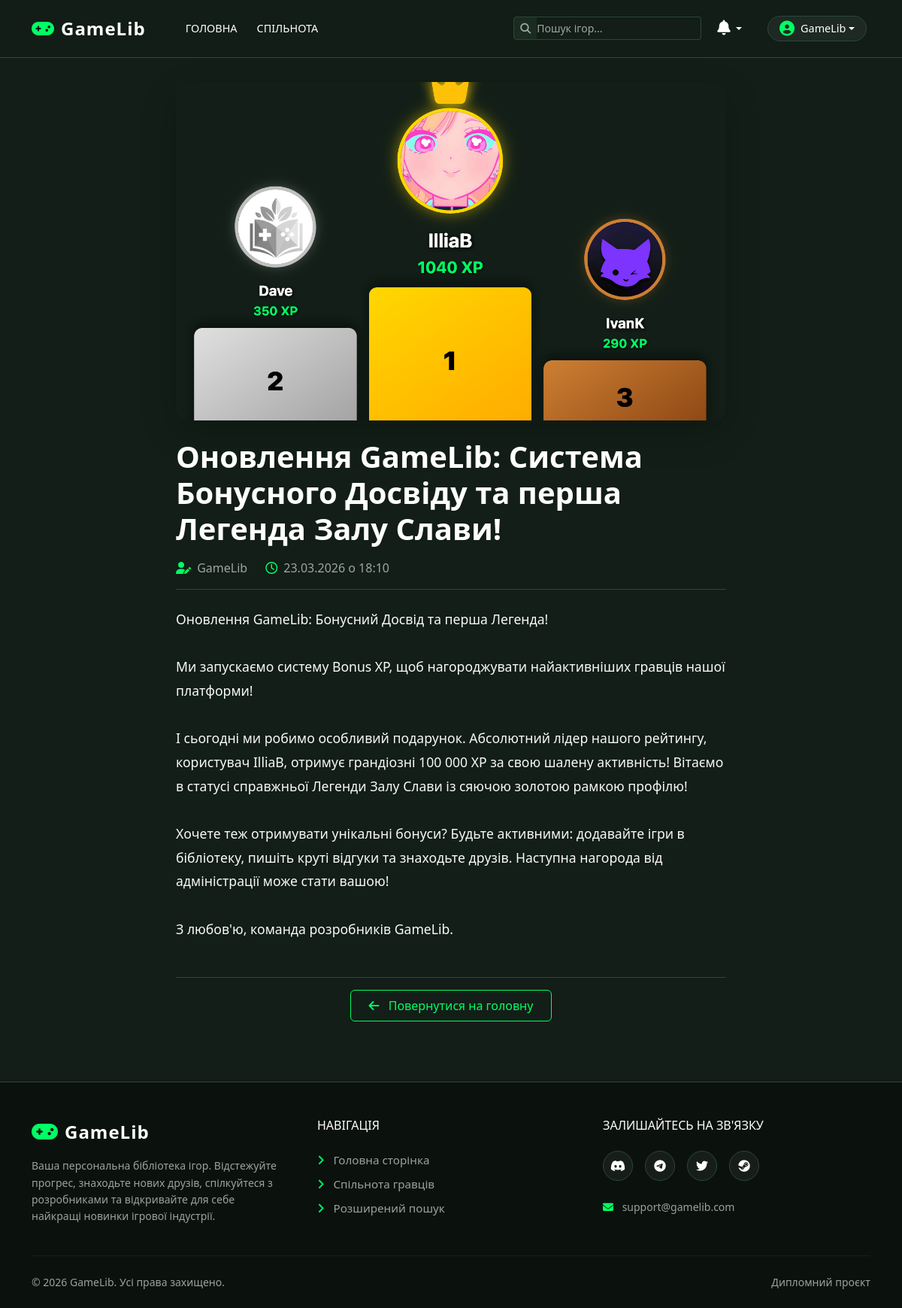
The app's page /community/news_details.php?id=3 (signed in) with its own data.
### tables this page shows
CREATE TABLE `news_articles` (
  `id` int NOT NULL,
  `title` varchar(255) NOT NULL,
  `content` text NOT NULL,
  `image_url` varchar(255) NOT NULL,
  `author_id` int NOT NULL,
  `created_at` timestamp NOT NULL DEFAULT CURRENT_TIMESTAMP
);

CREATE TABLE `users` (
  `id` int NOT NULL,
  `username` varchar(100) NOT NULL,
  `email` varchar(255) NOT NULL,
  `google_id` varchar(255) DEFAULT NULL,
  `avatar_url` varchar(255) NOT NULL DEFAULT 'img/avatars/default.png',
  `password_hash` varchar(255) NOT NULL,
  `user_role` varchar(20) NOT NULL DEFAULT 'user',
  `created_at` timestamp NOT NULL DEFAULT CURRENT_TIMESTAMP,
  `bio` text,
  `birth_date` date DEFAULT NULL,
  `country` varchar(100) DEFAULT NULL,
  `favorite_genre` varchar(100) DEFAULT NULL,
  `banner_url` varchar(255) DEFAULT NULL,
  `accent_color` varchar(20) NOT NULL DEFAULT '#00ff64',
  `showcase_game_id` int DEFAULT NULL,
  `privacy_profile` enum('public','friends','private') NOT NULL DEFAULT 'public',
  `steam_id` varchar(50) DEFAULT NULL,
  `bonus_xp` int NOT NULL DEFAULT '0',
  `show_level_frame` tinyint(1) NOT NULL DEFAULT '1'
);

### includes/db_connect.php (called while the page is built, shortened)
<?php
if (!function_exists('resolve_url')) {
    function resolve_url($url) {
        return BASE_URL . ltrim($url, '/');
    }
}
?>

### community/news_details.php (the view, shortened to what this page needs)
<?php
require_once '../includes/db_connect.php';
$news_id = (int)$_GET['id'];
$stmt = $pdo->prepare("
    SELECT n.*, u.username
    FROM news_articles n
    LEFT JOIN users u ON n.author_id = u.id
    WHERE n.id = ?
");
$stmt->execute([$news_id]);
$news = $stmt->fetch(PDO::FETCH_ASSOC);
require_once '../includes/header.php';
?>
<div class="container content-section mb-5">
    <div class="row justify-content-center">
        <div class="col-lg-8">
            <img src="<?php echo htmlspecialchars(resolve_url($news['image_url'])); ?>" class="img-fluid rounded-4 mb-4 shadow-lg w-100" style="max-height: 450px; object-fit: cover;" alt="Cover">
            <h1 class="text-white mb-3 fw-bold"><?php echo htmlspecialchars($news['title']); ?></h1>
            <div class="d-flex align-items-center text-white-50 mb-4 pb-3 border-bottom border-secondary">
                <span class="me-4"><i class="fas fa-user-edit text-accent me-1"></i> <?php echo htmlspecialchars($news['username'] ?? 'Адміністрація'); ?></span>
                <span><i class="far fa-clock text-accent me-1"></i> <?php echo date('d.m.Y \о H:i', strtotime($news['created_at'])); ?></span>
            </div>
            <div class="text-light" style="line-height: 1.8; font-size: 1.1rem;">
                <?php echo nl2br(htmlspecialchars($news['content'])); ?>
            </div>
            <div class="mt-5 pt-3 border-top border-secondary text-center">
                <a href="../index.php" class="btn btn-outline-success px-4 py-2"><i class="fas fa-arrow-left me-2"></i> Повернутися на головну</a>
            </div>
        </div>
    </div>
</div>
<?php require_once '../includes/footer.php'; ?>

### css/style.css (style rules this page uses)
[data-bs-theme="dark"] { --bs-body-bg: #121e17; --bs-body-color: #d1d1d1; --bs-link-color: #00ff64; --bs-link-hover-color: #00cc50; --bs-border-color: #2a473a; --bs-secondary-bg: #1a2b21; --bs-tertiary-bg: #0b120e; }
:root { --bg-dark-green: #121e17; --bg-main: #121e17; --bg-light-green: #1a2b21; --bg-darker: #0b120e; --text-color: #d1d1d1; --text-muted: rgba(255, 255, 255, 0.6); --accent-color: #00ff64; --accent-hover: #00cc50; --border-color: #2a473a; }
body { background-color: var(--bg-dark-green) !important; color: var(--text-color) !important; font-family: 'Segoe UI', Roboto, 'Helvetica Neue', Arial, sans-serif; display: flex; flex-direction: column; min-height: 100vh; margin: 0; }
a { color: var(--accent-color) !important; text-decoration: none !important; transition: color 0.2s ease-in-out; }
.text-accent { color: var(--accent-color) !important; }
.text-white { color: #ffffff !important; }
.text-white-50 { color: var(--text-muted) !important; }
.border-secondary { border-color: var(--border-color) !important; }
.content-section { padding: 2rem 15px; flex-grow: 1; }
.btn-outline-success { color: var(--accent-color) !important; border-color: var(--accent-color) !important; background-color: transparent !important; }

### records on screen
news_articles: image_url (picture), title "Оновлення GameLib: Система Бонусного Досвіду та перша Легенда Залу Слави!", author.username "GameLib", created_at "23.03.2026 о 18:10", content "Оновлення GameLib: Бонусний Досвід та перша Легенда! Ми запускаємо систему Bonus XP, щоб нагороджувати найактивніших гравців нашої платформи! І сьогодні ми робимо особливий подарунок. Абсолютний лідер нашого рейтингу, користувач IlliaB, отримує грандіозні 100 000 XP за свою шалену активність! Вітаємо в статусі справжньої Легенди Залу Слави із сяючою золотою рамкою профілю! Хочете теж отримувати унікальні бонуси? Будьте активними: додавайте ігри в бібліотеку, пишіть круті відгуки та знаходьте друзів. Наступна нагорода від адміністрації може стати вашою! З любов'ю, команда розробників GameLib."

### other values on screen
$_SESSION['username'] "GameLib"
